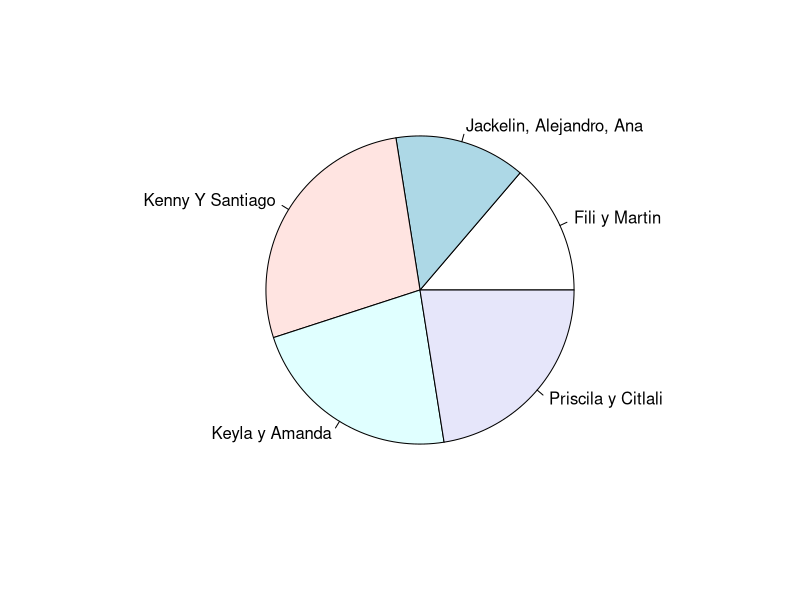
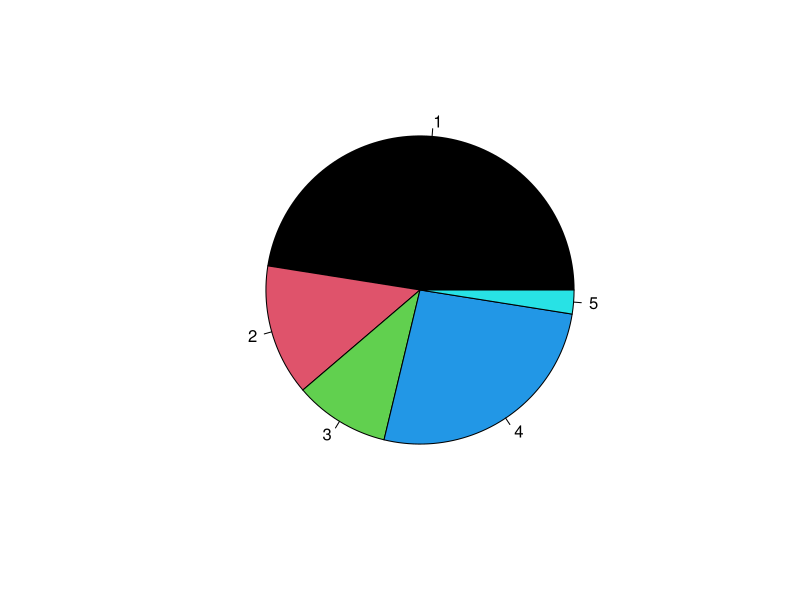

Source code (R) for these figures, in order: (Note: this script raises an error after producing the figures.)
# MAGT
# Importar encuesta

Enc1 <- read.csv("Encuesta_codificada.csv", header=T)

# convertir variables a factores
Enc1$Entrev <- as.factor(Enc1$Entrev)
levels(Enc1$Entrev) # revisar si son factores

Enc1$Genero <- as.factor(Enc1$Genero)
levels(Enc1$Genero)
Enc1$Carrera <- as.factor(Enc1$Carrera)
levels(Enc1$Carrera)
Enc1$Semestre <- as.factor(Enc1$Semestre)
levels(Enc1$Semestre)
Enc1$oi_4a <- as.factor(Enc1$oi_4a)

#  Función para transformar caracteres a fechas

library(lubridate)
# Enc1$Fecha <- as_date(Enc1$Fecha) #Pendiente de arreglar

# ¿Cuál fue el porcentaje de entrevistados por género?
gen <- table(Enc1$Genero)
round(gen/length(Enc1$Genero)*100,1)

# ¿Qué equipo entrevistador tuvo más encuestas?

ent <- table(Enc1$Entrev)
prop.table(ent)*100
pie(prop.table(ent)*100)

# ¿Cuál es el porcentaje de alumnos entrevistados por carrera?

table(Enc1$Carrera)
car <- table(Enc1$Carrera)
prop.table(car)*100

# ¿Cuántos alumnos participaron por semestre?

sem <- table(Enc1$Semestre)
prop.table(sem)*100

# ¿Cuál es el rango de edad de los participantes?
range(Enc1$Edad)

# ¿Cómo te entersaste de la facultad?

paleta <- c("red", "gray", "blue", "yellow", "green")
conFCF <- table(Enc1$oi_1)
prop.table(conFCF)*100
pie(prop.table(conFCF)*100,
    col=palette("Tableau 10"))

# ¿Fué tu primera opción la FCF?
op <- table(Enc1$oi_2)
prop.table(op)*100

# ¿Presentaste en otra facultad?
of <- table(Enc1$oi_2a)
prop.table(of)*100

# ¿En cuál facultad presentaste?
ofb <- table(Enc1$oi_2b)
ofb
# Estuviste inscrito en otra facultad
oi_4 <- table(Enc1$oi_4)
prop.table(oi_4)*100

# Donde etaba inscrito
oi_4a <- table(Enc1$oi_4a)
prop.table(oi_4a)*100
oi_4a

# cONVIVENCIA
ef_1 <- table(Enc1$ef_1)
prop.table(ef_1)*100

ins1 <- table(Enc1$ins_1)
prop.table(ins1)*100

ap_1 <- table(Enc1$ap_1)
prop.table(ap_1)*100

ap_2 <- table(Enc1$ap_2)
prop.table(ap_2)*100


ap_3 <- table(Enc1$ap_3)
prop.table(ap_3)*100


# Guardar la BD con los datos nuevos en formato csv
write.csv(Enc1, "Encuesta_codificada.csv")


# paleta de colores
# https://estadisticamente.com/paletas-de-colores-en-r/

library(dplyr)


Seg.opcion <- Enc1 %>% 
  filter(oi_2 == "NO")
Prim.op <- Enc1 %>% 
  filter(oi_2 == "SI")

# remover objetos rm()
rm(oi2.no)
rm(F)

barplot(round(gen/length(Enc1$Genero)*100,1),
        ylim = c(0,100),
        col="lightgreen",
        xlab="Género",
        ylab= "Porcentaje")
